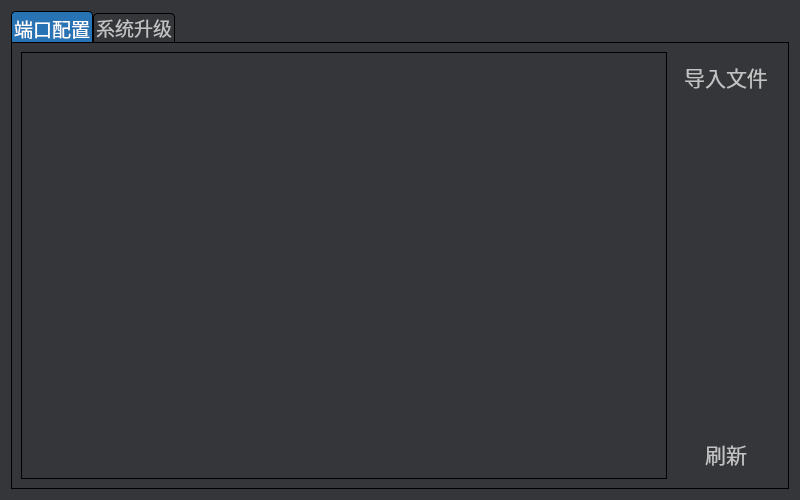
<?xml version="1.0" encoding="UTF-8"?>
<ui version="4.0">
 <class>Frm_Manufacturer</class>
 <widget class="QWidget" name="Frm_Manufacturer">
  <property name="geometry">
   <rect>
    <x>0</x>
    <y>0</y>
    <width>800</width>
    <height>500</height>
   </rect>
  </property>
  <property name="windowTitle">
   <string>Form</string>
  </property>
  <property name="styleSheet">
   <string notr="true">*{
font: 14pt;
font-family: &quot;微软雅黑&quot;;
}

QWidget {
color: #c2c2c3;
background: #343639;
}

QTableWidget {
border: 1px solid black;
}

QTabWidget::pane {
/*border-top: 1px solid #343639;
border-left: 1px solid black;
border-right: 1px solid black;
border-bottom: 1px solid black;*/
border: 1px solid black;
}

QTabBar::tab{
background: #343639;
border: 1px solid black;
border-bottom-color: #343639;                                 
border-top-left-radius: 4px;
border-top-right-radius: 4px;
min-width:10ex;
padding: 2px;
min-height: 3ex;
}

QTabBar::tab:selected {
color: white;
padding-top: 4px;
background: #2773b4;
border-bottom: #2773b4;
}

QTabBar::tab:!selected {
 margin-top: 2px;  /* make non-selected tabs look smaller */
}

QPushButton {
border: no;
font: 16pt;
outline: no;
min-width: 106px;
min-height: 50px;
image: url(&quot;:/Res/image/button_106x50_normal.png&quot;);
}

QPushButton:pressed {
color: black;
font: 16pt;
border: no;
outline: no;
min-width: 106px;
min-height: 50px;
image: url(&quot;:/Res/image/button_106x50_active.png&quot;);
}

QLabel[objectName=&quot;lbPicture&quot;] {
border: 1px solid black;
border-radius: 1px;
}</string>
  </property>
  <layout class="QHBoxLayout" name="horizontalLayout_6">
   <item>
    <widget class="QTabWidget" name="tabWidget">
     <property name="currentIndex">
      <number>0</number>
     </property>
     <widget class="QWidget" name="tab_2">
      <attribute name="title">
       <string>端口配置</string>
      </attribute>
      <layout class="QHBoxLayout" name="horizontalLayout_5">
       <item>
        <widget class="QTableWidget" name="tblXML"/>
       </item>
       <item>
        <layout class="QVBoxLayout" name="verticalLayout_6">
         <item>
          <widget class="QPushButton" name="btnImXml">
           <property name="text">
            <string>导入文件</string>
           </property>
          </widget>
         </item>
         <item>
          <spacer name="verticalSpacer_5">
           <property name="orientation">
            <enum>Qt::Vertical</enum>
           </property>
           <property name="sizeHint" stdset="0">
            <size>
             <width>20</width>
             <height>40</height>
            </size>
           </property>
          </spacer>
         </item>
         <item>
          <widget class="QPushButton" name="btnReladXml">
           <property name="text">
            <string>刷新</string>
           </property>
          </widget>
         </item>
        </layout>
       </item>
      </layout>
     </widget>
     <widget class="QWidget" name="tab_4">
      <attribute name="title">
       <string>系统升级</string>
      </attribute>
      <layout class="QHBoxLayout" name="horizontalLayout_3">
       <item>
        <widget class="QTableWidget" name="tblUpdate"/>
       </item>
       <item>
        <layout class="QVBoxLayout" name="verticalLayout_4">
         <item>
          <widget class="QPushButton" name="btnUpd">
           <property name="text">
            <string>升级</string>
           </property>
          </widget>
         </item>
         <item>
          <widget class="QPushButton" name="btnRecov">
           <property name="text">
            <string>恢复</string>
           </property>
          </widget>
         </item>
         <item>
          <spacer name="verticalSpacer_3">
           <property name="orientation">
            <enum>Qt::Vertical</enum>
           </property>
           <property name="sizeHint" stdset="0">
            <size>
             <width>20</width>
             <height>40</height>
            </size>
           </property>
          </spacer>
         </item>
         <item>
          <widget class="QPushButton" name="btnRelad">
           <property name="text">
            <string>刷新</string>
           </property>
          </widget>
         </item>
         <item>
          <widget class="QPushButton" name="btnReboot">
           <property name="text">
            <string>重启</string>
           </property>
          </widget>
         </item>
        </layout>
       </item>
      </layout>
     </widget>
    </widget>
   </item>
  </layout>
 </widget>
 <resources/>
 <connections/>
</ui>
